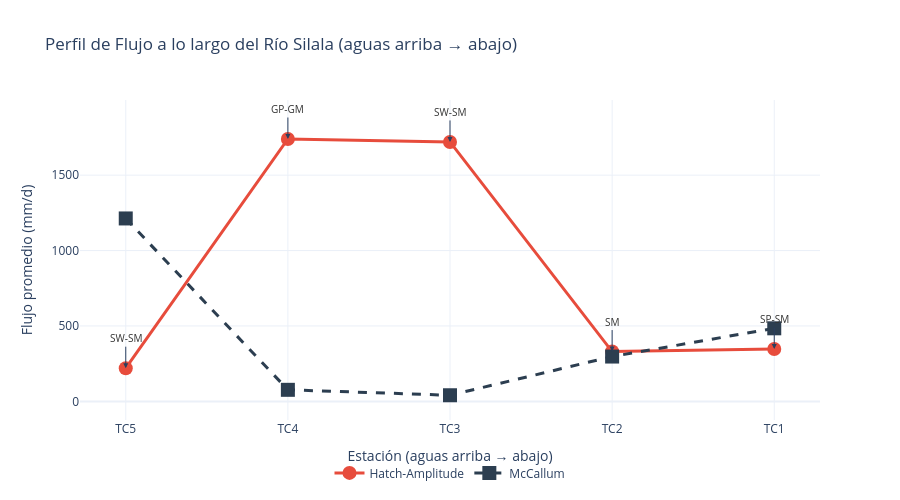

The cell this chart's notebook holds for it:
### Markdown cell above
---
## 15. Perfil de Flujo por Posición en el Río (Plotly interactivo)

Perfil longitudinal del flujo vertical a lo largo del Río Silala, desde aguas arriba (TC5) hacia aguas abajo (TC1).  
Compara Hatch-Amplitude vs McCallum con anotaciones de clasificación USCS por TC.

### Code cell
# ============================================================================
# CELDA 17: PERFIL DE FLUJO POR POSICIÓN EN EL RÍO (Plotly interactivo)
# ============================================================================
import plotly.graph_objects as go
import plotly.io as pio

# Ordenar TCs de aguas arriba a aguas abajo
tc_order = ["TC5", "TC4", "TC3", "TC2", "TC1"]

fig_profile = go.Figure()

# Hatch-Amp
ha_profile = [flujos_promedio_tc.get(tc, {}).get('hatch_mean', np.nan) for tc in tc_order]
mc_profile = [flujos_promedio_tc.get(tc, {}).get('mc_mean', np.nan) for tc in tc_order]

fig_profile.add_trace(go.Scatter(
    x=tc_order, y=ha_profile, mode='lines+markers',
    name='Hatch-Amplitude', marker=dict(size=14, symbol='circle'),
    line=dict(color='#e74c3c', width=3),
    hovertemplate="%{x}<br>Hatch-Amp: %{y:.0f} mm/d<extra></extra>"
))
fig_profile.add_trace(go.Scatter(
    x=tc_order, y=mc_profile, mode='lines+markers',
    name='McCallum', marker=dict(size=14, symbol='square'),
    line=dict(color='#2c3e50', width=3, dash='dash'),
    hovertemplate="%{x}<br>McCallum: %{y:.0f} mm/d<extra></extra>"
))

# Añadir anotaciones con USCS
for i, tc in enumerate(tc_order):
    tp = THERMAL_PARAMS_LAB[tc]
    fig_profile.add_annotation(
        x=tc, y=ha_profile[i], text=tp['USCS'],
        showarrow=True, arrowhead=2, ax=0, ay=-30,
        font=dict(size=10, color=tc_hex_ts.get(tc, '#333'))
    )

fig_profile.update_layout(
    title="Perfil de Flujo a lo largo del Río Silala (aguas arriba → abajo)",
    xaxis_title="Estación (aguas arriba → abajo)",
    yaxis_title="Flujo promedio (mm/d)",
    template="plotly_white", height=500, width=900,
    legend=dict(orientation="h", y=-0.12, x=0.5, xanchor="center")
)

profile_html_path = img_dir / "perfil_flujo_rio_05A.html"
pio.write_html(fig_profile, str(profile_html_path), include_plotlyjs=True)
print(f"✔ Perfil de flujo: {profile_html_path.name}")
fig_profile.show()

### Figure 1 — Plotly figure (JSON) as saved in the notebook; plotly's stock layout.template omitted (floating-point values rounded to 4 significant figures)
{"data": [{"hovertemplate": "%{x}<br>Hatch-Amp: %{y:.0f} mm/d<extra></extra>", "line": {"color": "#e74c3c", "width": 3}, "marker": {"size": 14, "symbol": "circle"}, "mode": "lines+markers", "name": "Hatch-Amplitude", "type": "scatter", "x": ["TC5", "TC4", "TC3", "TC2", "TC1"], "y": [220.0, 1740.0, 1720.0, 330.3, 347.3]}, {"hovertemplate": "%{x}<br>McCallum: %{y:.0f} mm/d<extra></extra>", "line": {"color": "#2c3e50", "dash": "dash", "width": 3}, "marker": {"size": 14, "symbol": "square"}, "mode": "lines+markers", "name": "McCallum", "type": "scatter", "x": ["TC5", "TC4", "TC3", "TC2", "TC1"], "y": [1213.0, 76.67, 40.65, 297.2, 484.5]}], "layout": {"annotations": [{"arrowhead": 2, "ax": 0, "ay": -30, "font": {"color": "#333", "size": 10}, "showarrow": true, "text": "SW-SM", "x": "TC5", "y": 220.0}, {"arrowhead": 2, "ax": 0, "ay": -30, "font": {"color": "#333", "size": 10}, "showarrow": true, "text": "GP-GM", "x": "TC4", "y": 1740.0}, {"arrowhead": 2, "ax": 0, "ay": -30, "font": {"color": "#333", "size": 10}, "showarrow": true, "text": "SW-SM", "x": "TC3", "y": 1720.0}, {"arrowhead": 2, "ax": 0, "ay": -30, "font": {"color": "#333", "size": 10}, "showarrow": true, "text": "SM", "x": "TC2", "y": 330.3}, {"arrowhead": 2, "ax": 0, "ay": -30, "font": {"color": "#333", "size": 10}, "showarrow": true, "text": "SP-SM", "x": "TC1", "y": 347.3}], "height": 500, "legend": {"orientation": "h", "x": 0.5, "xanchor": "center", "y": -0.12}, "title": {"text": "Perfil de Flujo a lo largo del Río Silala (aguas arriba → abajo)"}, "width": 900, "xaxis": {"title": {"text": "Estación (aguas arriba → abajo)"}}, "yaxis": {"title": {"text": "Flujo promedio (mm/d)"}}}}
